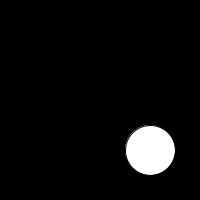
Frame 1 (no input)
Frame 60 (the mouse pressed at the canvas centre just before this capture): identical to frame 1, image omitted
Frame 120 (the mouse held since frame 60 and released just before this capture): identical to frame 1, image omitted

The Processing sketch that drew this single still picture (run headless with seeded random() and noise(); from frame 60 on, the mouse is pressed at the canvas centre):

// Processing sketch: tut02_00
// ── tut02_00.pde
Spot spot;  // declare

void setup()
{
  size(200, 200);    
  spot = new Spot(150, 150);  // create
}


void draw()
{
  background(0, 0, 0);
  spot.display();  // invoke a method
}

// ── Spot.pde
public class Spot
{
  private float x, y;
  private float diameter;

  public Spot() 
  {
    // initialise with default values
    this.x=100;
    this.y=100;
    this.diameter=50;
  }

  public Spot(float x, float y)  
  {
    // initialise with default values
    this.x=x;
    this.y=y;
    this.diameter=50;
  }

  public void display()
  {
    ellipse(x, y, diameter, diameter);
  }
}
